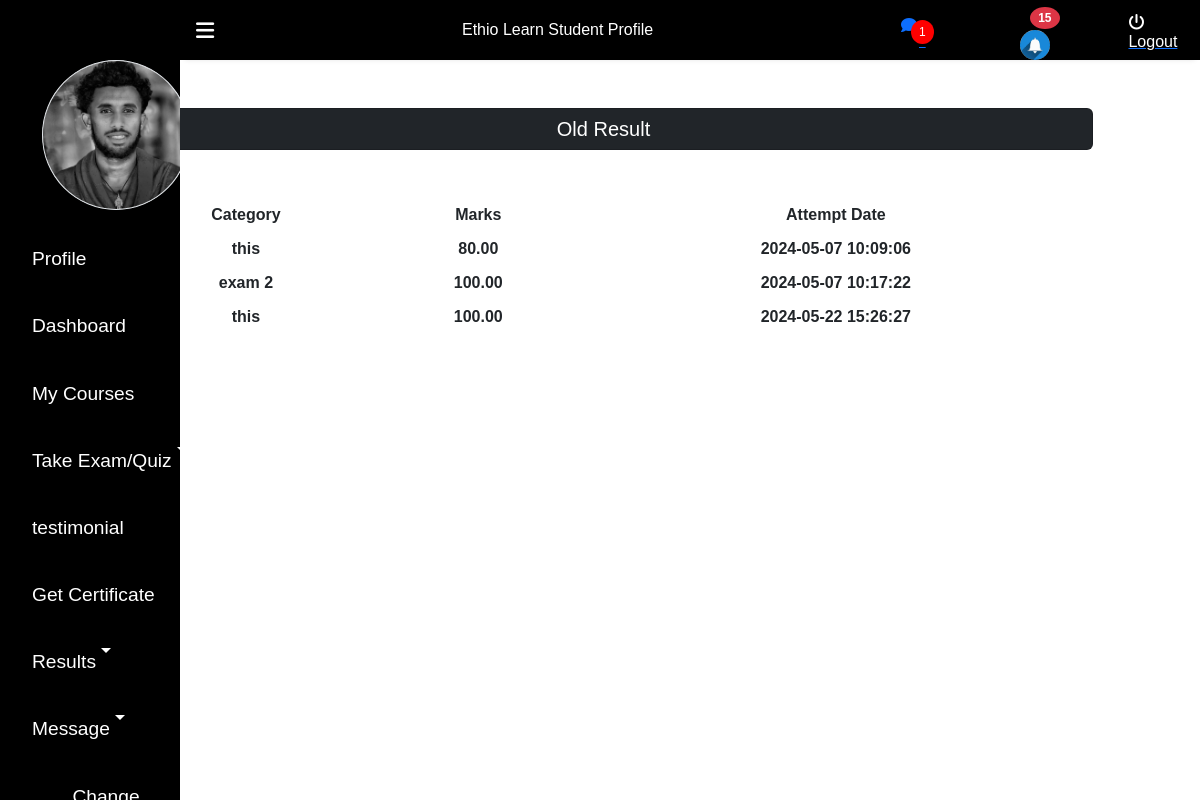
The page /Users/student_exam_result.php (signed in) on the database its author committed.
### tables this page shows
CREATE TABLE `students` (
  `stu_id` int(11) NOT NULL,
  `stu_name` varchar(255) DEFAULT NULL,
  `stu_email` varchar(255) DEFAULT NULL,
  `stu_pass` varchar(255) DEFAULT NULL,
  `stu_occ` varchar(255) DEFAULT NULL,
  `stu_img` text DEFAULT NULL,
  `email_verified` tinyint(1) DEFAULT 0,
  `online_status` enum('online','offline') NOT NULL DEFAULT 'offline',
  `otp` varchar(6) DEFAULT NULL,
  `otp_expiry` datetime DEFAULT NULL,
  `reset_token` varchar(255) DEFAULT NULL,
  `reset_expiry` datetime DEFAULT NULL
);

CREATE TABLE `exam_results` (
  `result_id` int(11) NOT NULL,
  `student_id` int(11) DEFAULT NULL,
  `exam_category` varchar(255) DEFAULT NULL,
  `total_questions` int(11) DEFAULT NULL,
  `correct_answers` int(11) DEFAULT NULL,
  `wrong_answers` int(11) DEFAULT NULL,
  `exam_time` datetime DEFAULT NULL,
  `mark` decimal(5,2) DEFAULT NULL,
  `course_id` int(11) DEFAULT NULL
);

### Users/check_new_message.php (called while the page is built, shortened)
<?php
if (isset($_SESSION['stu_id'])) {
    include_once("../DB_Files/db.php");
    $student_id = $_SESSION['stu_id'];
    $sql = "SELECT COUNT(*) AS new_messages
            FROM message
            WHERE receiver_id = ? AND receiver_type = 'student' AND is_read = 0";
    $stmt = $conn->prepare($sql);
    $stmt->bind_param("i", $student_id);
    $stmt->execute();
    $result = $stmt->get_result();
    $row = $result->fetch_assoc();
    $new_messages_count = $row['new_messages'];
} else {
}
?>

### Users/fetch_notification_count.php (called while the page is built, shortened)
<?php
include_once("../DB_Files/db.php");
function fetchNewNotificationsCount($conn) {
    $stu_id = $_SESSION['stu_id'];
    $sql = "SELECT COUNT(*) as count FROM notifications WHERE stu_id = ? AND is_read = 0";
    $stmt = $conn->prepare($sql);
    if ($stmt) {
        $stmt->bind_param("i", $stu_id);
        $stmt->execute();
        $result = $stmt->get_result();
        $row = $result->fetch_assoc();
        $count = $row['count'];
        return $count;
    }
    return 0;
}
$notificationCount = fetchNewNotificationsCount($conn);
?>

### Users/student_exam_result.php (the view, shortened to what this page needs)
<?php
include_once("ProfileHeader.php");
include_once("../DB_Files/db.php");
?>
<div class="container" style="padding=5%;">
<div class="col-sm-11 mt-5 ms-5 border-3">
<h5 class="bg-dark card text-white p-2 text-center ">Old Result</h5>
<?php
                $sql = "SELECT * FROM exam_results WHERE student_id='$_SESSION[stu_id]'";
                $result = $conn->query($sql);
                echo '
<table class="table table-borderless text-center text-light fw-bolder mt-5">
<thead class="bg-secondary">
    <tr >
        <th class="text-dark" scope="col">Category</th>
        <th class="text-dark" scope="col">Marks</th>
        <th class="text-dark" scope="col">Attempt Date</th>
    </tr>
</thead>
<tbody>';
                while ($row = $result->fetch_assoc()) {
                    echo '<tr  class="border-0">';
                    echo '<th class="text-dark" scope="row">' . $row['exam_category'] . '</th>';
                    echo '<td class="text-dark">' . $row['mark'] . '</td>';
                    echo '<td class="text-dark">' . $row['exam_time'] . '</td>';
                    echo '</tr>';
                }
                echo '</tbody>
</table>';
?>
</div>
</div>

### Users/ProfileHeader.php (shortened to what this page needs)
<?php
include_once("../DB_Files/db.php");
include_once("fetch_notification_count.php");
$stu_email = $_SESSION['stu_email'];
if (isset($stu_email)) {
    $sql = "SELECT stu_img FROM students WHERE stu_email='$stu_email'";
    $result = $conn->query($sql);
    $row = $result->fetch_assoc();
    $stu_img = $row['stu_img'];
}
?>
<!DOCTYPE html>
<html lang="en">
<head>
    <link rel="stylesheet" href="/ethiolearn/Users/CSS/style.css">
    <link rel="stylesheet" href="/ethiolearn/Font awesome/webfonts/all.min.css">
    <link rel="stylesheet" href="/ethiolearn/bootstrap/css/bootstrap.min.css">
</head>
<body>
    <div class="sidebar">
        <div class="side-header"></div>
        <div class="side-content">
            <div class="side-menu">
                <ul>
                    <li class="nav-item mb-3">
                        <img src="<?php echo $stu_img ?>" alt="" class="img-thumbnail rounded-circle" style="margin-left: 10px; height:150px; width:150px; padding:0px;">
                    </li>
                    <li class="nav-item">
                        <a href="Profile.php" class="nav-link">
                            <i class="uil uil-user-square"></i> Profile
                        </a>
                    </li>
                    <li class="nav-item">
                        <a href="dashbord.php" class="nav-link">
                            <i class="uil uil-user-square"></i> Dashboard
                        </a>
                    </li>
                    <li class="nav-item">
                        <a href="MyCourse.php" class="nav-link">
                            <i class="uil uil-book"></i> My Courses
                        </a>
                    </li>
                    <li class="nav-item dropdown">
    <a class="nav-link dropdown-toggle" href="#" id="navbarDropdown" role="button" aria-haspopup="true" aria-expanded="false">
        <i class="uil uil-clipboard-alt"></i> Take Exam/Quiz
    </a>
</li>
                    <li class="nav-item">
                        <a href="add_testimonial.php" class="nav-link">
                            <i class="uil uil-feedback"></i> testimonial
                        </a>
                    </li>
                    <li class="nav-item">
                        <a href="getCertificate.php" class="nav-link">
                            <i class="uil uil-award"></i> Get Certificate
                        </a>
                    </li>
                    <li class="nav-item dropdown">
    <a class="nav-link dropdown-toggle" href="#" id="messageDropdown" role="button" aria-haspopup="true" aria-expanded="false">
        <i class="uil uil-message"></i> Results
    </a>
</li>
                    <li class="nav-item dropdown">
    <a class="nav-link dropdown-toggle" href="#" id="messageDropdown" role="button" aria-haspopup="true" aria-expanded="false">
        <i class="uil uil-message"></i> Message
    </a>
</li>
                    <li class="nav-item">
                        <a href="verifyreast.php" class="nav-link">
                        </a>
                    </li>
            <?php
            include_once("check_new_message.php");
            ?>
    </ul>
            </div>
        </div>
    </div>
    <div class="main-content">
        <header>
            <div class="header-content">
                <label for="menu-toggle">
                    <span class="fas fa-bars"></span>
                </label>
                <a class="navbar-brand" href="/ethiolearn/index.php">Ethio Learn <span style="font-size: 1rem;">Student Profile</span></a>
                <div class="header-menu">
                    <a href="inbox_detail_student.php?stu_id=<?php echo $_SESSION['stu_id']; ?>" class="notificationn-icon">
                        <span class="badgee" style="width: 30px; height: auto; margin-right: 18px; border-radius: 50%;"><?php echo $new_messages_count; ?></span>
                    </a>
                    <a class="nav-link notification-icon" href="notification.php">
                        <span class="badge bg-danger" style="width: 30px; height: auto; margin-right: 18px; border-radius: 50%;"><?php echo $notificationCount; ?></span>
                        <img src="Img/notification.png" alt="Notification" style="width: 30px; height: auto; margin-right: 18px; border-radius: 50%;">
                    </a>
                    <div class="user">
                        <span class="fas fa-power-off"></span>
                        <a href="Logout.php"><span style="color:white">Logout</span></a>
                    </div>
                </div>
            </div>
        </header>
    </div>
</body>
</html>

### Users/CSS/style.css (style rules this page uses)
* { margin: 0; padding: 0; text-decoration: none; list-style-type: none; box-sizing: border-box; font-family: 'Merriweather', sans-serif; }
.sidebar { position: fixed; height: 100%; width: 15%; left: 0; bottom: 0; top: 0; z-index: 100; background:black; transition: left 300ms; }
.side-header { box-shadow: 0px 5px 5px -5px rgb(0 0 0 /10%); background: var(--main-color); height: 60px; display: flex; justify-content: center; align-items: center; }
.side-content { height: calc(100vh - 60px); overflow: auto; }
.side-menu ul { text-align: center; color:white }
.side-menu a { display: flex; padding: 1.2rem 0rem; text-decoration: none; font-size: 1.2rem; }
.main-content { margin-left: 165px; width: calc(100% - 165px); transition: margin-left 300ms; }
header { position: fixed; right: 0; top: 0; left: 15%; z-index: 100; height: 60px; box-shadow: 0px 5px 5px -5px rgb(0 0 0 /10%); background:black; transition: left 300ms; color:white }
.header-content, .header-menu { display: flex; align-items: center; }
.header-content { justify-content: space-between; padding: 0rem 1rem; }
.header-content label:first-child span { font-size: 1.3rem; }
.header-content label { cursor: pointer; }
.header-menu { justify-content: flex-end; padding-top: .5rem; }
body { top: 0px !important; }

### Users/ProfileHeader.php (style rules this page uses)
.badge { position: relative; top: -1px; right: -10px; background-color: red; color: white; border-radius: 50%; padding: 5px 8px; font-size: 12px; width: 105px; text-align: center; z-index: 1; }
.notification-icon { position: relative; padding-right: 10%; }
.badgee { position: relative; top: -10px; right: -10px; background-color: red; color: white; border-radius: 50%; padding: 5px 8px; font-size: 12px; min-width: 15px; text-align: center; z-index: 1; }
.notificationn-icon { position: relative; padding-right: 10%; }
body { top: 0px !important; }

### Users/student_exam_result.php (style rules this page uses)
.container { padding:3%; }

### rows shown on the page
students: stu_img (picture)
exam_results: exam_category "this", mark "80.00", exam_time "2024-05-07 10:09:06"
exam_results: exam_category "exam 2", mark "100.00", exam_time "2024-05-07 10:17:22"
exam_results: exam_category "this", mark "100.00", exam_time "2024-05-22 15:26:27"

### other values the page prints
$new_messages_count "1"
$notificationCount "15"
